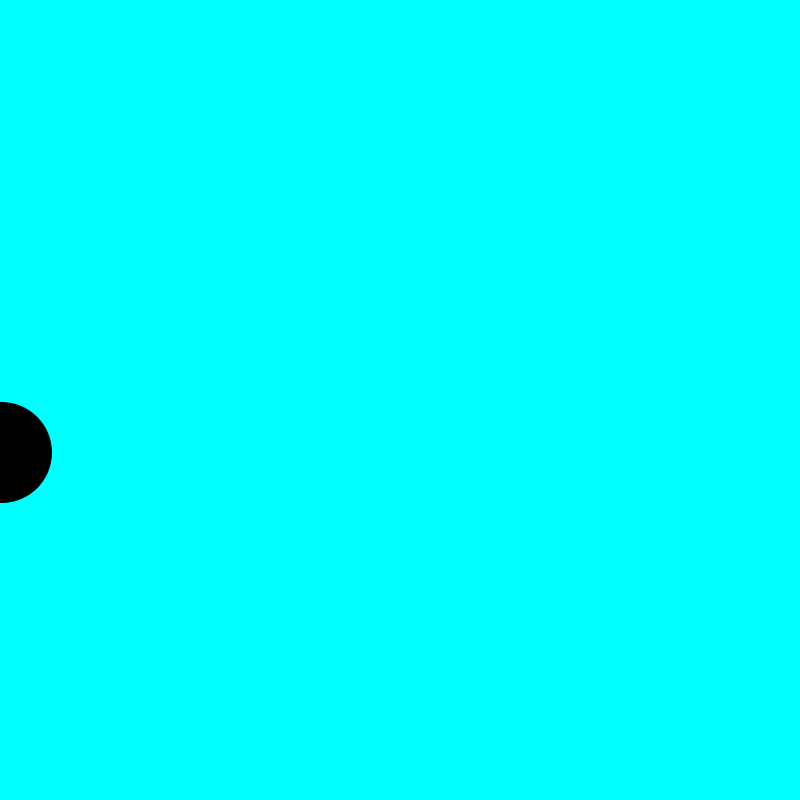
Frame 1 (no input)
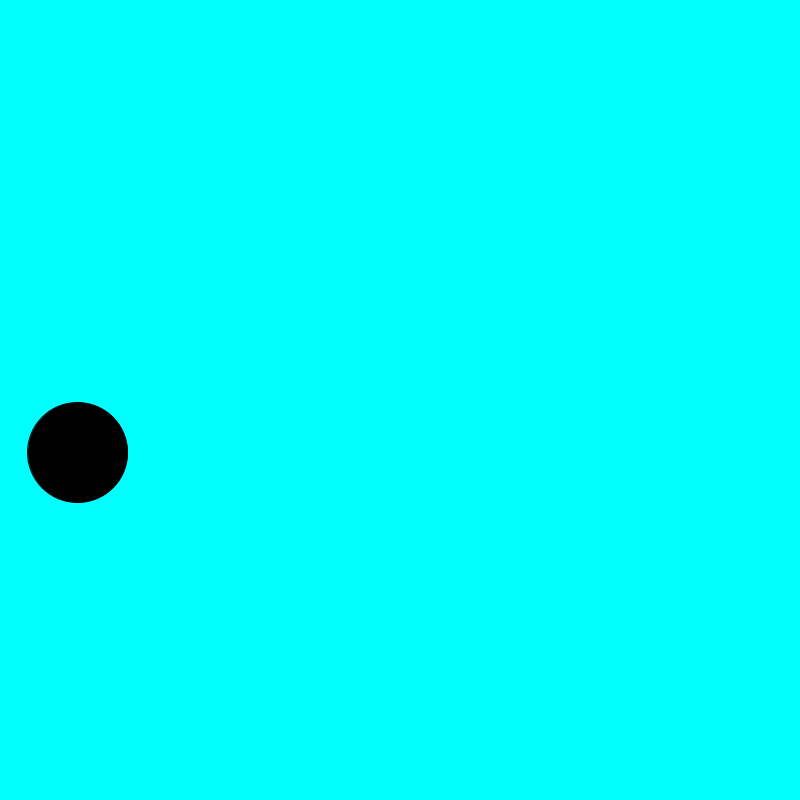
Frame 60 (the mouse pressed at the canvas centre just before this capture)
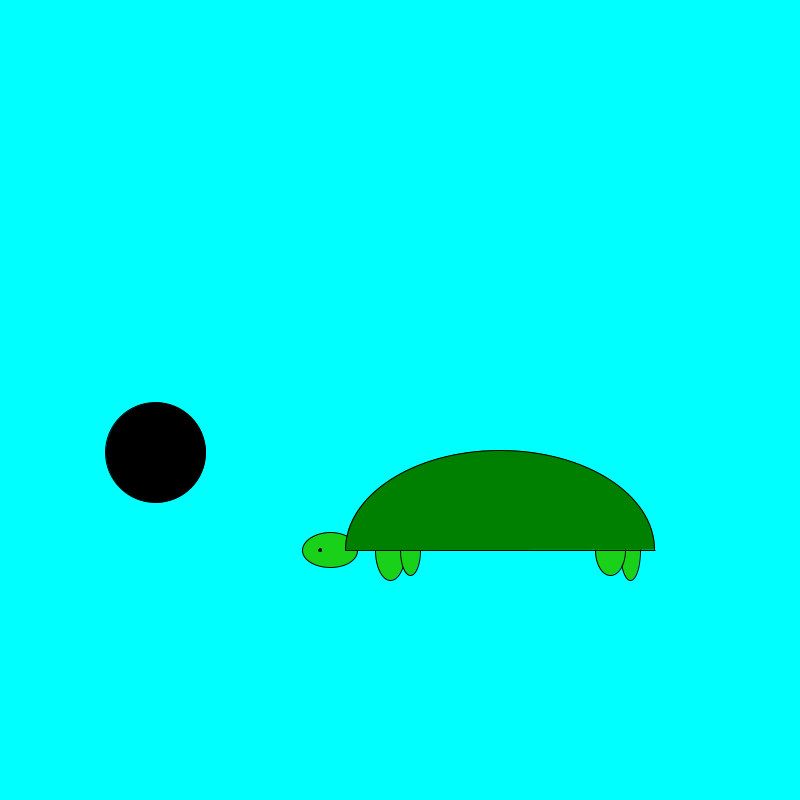
Frame 120 (the mouse held since frame 60 and released just before this capture)

The Processing sketch that drew these frames (run headless with seeded random() and noise(); from frame 60 on, the mouse is pressed at the canvas centre):

// Processing sketch: processing_147213
// ── processing_147213.pde

float ex = 0;
float ey;
float espeed ;


void setup()
{
  size (800,800);
  ey = random (0,700);
  espeed = random (0,5);
}

void draw()
{
  background(#00FFFF);
  fill(#19D119);
  
  pushMatrix();
  translate(mouseX-400, mouseY-250);
  ellipse(330,mouseY,55,35);
  ellipse(390,mouseY,30,60);
  ellipse(410,mouseY,20,50);
  ellipse(630,mouseY,20,60);
  ellipse(610,mouseY,30,50);
  triangle(655,mouseY,395,mouseY,345,mouseY);
  fill(#008000);
  arc (500,mouseY,310,200,3.14,6.28);
  fill(#000000);
  ellipse(320,mouseY,2.5,2.5);
  popMatrix(); 
  
  ex = ex + espeed;
  fill (0);
  ellipse (ex, ey, 100,100);
  
}
